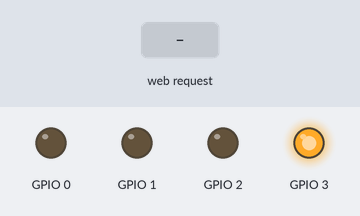
Recording of a sketch running on a simulated ESP8266 (NodeMCU). On the bench: output pins drawn as LEDs (lit = HIGH). Dashed ring = blinking. Inputs (shaded band) come from the test bench. WiFi joins after 1.5 s; servers stay silent unless stated.

Above: at 3.7 s.
3.8 s: HTTP request GET /Festival received
At 4.6 s:
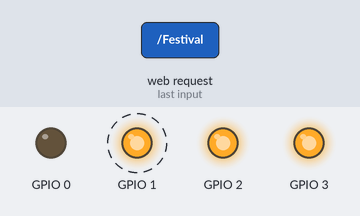
At 6.2 s:
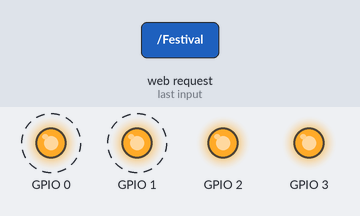
Timing chart, 0 to 12.8 s (numbered marks = the images above; inputs shaded):
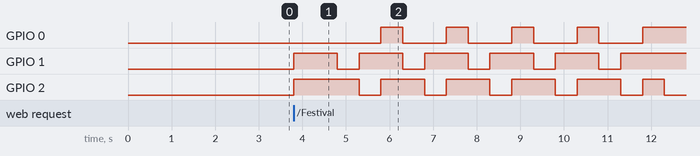

Measured:
- after the input at 3.8 s, GPIO 0: alternates HIGH for 0.50 s and LOW for 1.0 s, starting after 2.0 s; GPIO 1: alternates HIGH for 1.0 s and LOW for 0.50 s, starting at once; GPIO 2: goes HIGH 1.5 s, 4 × (LOW 0.50 s, HIGH 1.0 s), LOW 0.50 s, HIGH 0.50 s, then LOW, starting at once

The sketch:

FloodLightsControl.ino
```cpp
#include <ESP8266WiFi.h>
#include "Interactive2.h"
const char* ssid = "PRC4";
const char* pass = "ecom5333";
WiFiServer server(80);
WiFiClient client;

String header; // to store the HTTP request

String GPIO0State = "off";
String GPIO1State = "off";
String GPIO2State = "on";
String Festival = "off";
int i=0;
void setup()
{
  pinMode(3, OUTPUT);
  digitalWrite(3, LOW);

  pinMode(0, OUTPUT);
  pinMode(1, OUTPUT);
  pinMode(2, OUTPUT);

  digitalWrite(0, LOW);
  digitalWrite(1, LOW);
  digitalWrite(2, LOW);

  WiFi.mode(WIFI_STA);
  WiFi.begin(ssid,pass);
  WiFi.config(IPAddress(192,168,0,37),IPAddress(192,168,0,1),IPAddress(255,255,255,0));
  while (WiFi.status() != WL_CONNECTED) {delay(500);}

  server.begin();
  delay(1000);
  digitalWrite(3, HIGH);

}

void loop()
{
  client = server.available();              // Listen for incoming clients
  if (client) {                             // If a new client connects,
    String currentLine = "";                // make a String to hold incoming data from the client
    while (client.connected())              // loop while the client's connected
    {
      if (client.available()) {             // if there's bytes to read from the client,
        char c = client.read();             // read a byte, then
        header += c;
        if (c == '\n')                      // if the byte is a newline character
        {
          if (currentLine.length() == 0)    // if the current line is blank, that's the end of the client HTTP request
          {
            ProcessRequest();
            SendWebPage();
            break; // Break out of the while loop
          }
          else // if you got a newline, then clear currentLine
            currentLine = "";
        }
        else if (c != '\r')   // if you got anything else but a carriage return character,
          currentLine += c;      // add it to the end of the currentLine
      }
    }
    header = "";// Clear the header variable
    client.stop();// Close the connection
  }
}

void ProcessRequest()
{
 if (header.indexOf("GET /0/on") >= 0)
    {
      GPIO0State = "on";
      digitalWrite(0, HIGH);
    }
 else if (header.indexOf("GET /0/off") >= 0)
    {
      GPIO0State = "off";
      digitalWrite(0, LOW);
    }
 else if (header.indexOf("GET /1/on") >= 0)
    {
      GPIO1State = "on";
      digitalWrite(1,HIGH);
    }
 else if (header.indexOf("GET /1/off") >= 0)
    {
      GPIO1State = "off";
      digitalWrite(1, LOW);
    }
 else if (header.indexOf("GET /2/on") >= 0)
    {
      GPIO2State = "on";
      digitalWrite(2, LOW);
    }
 else if (header.indexOf("GET /2/off") >= 0)
    {
      GPIO2State = "off";
      digitalWrite(2, HIGH);
    }
 else if (header.indexOf("GET /Festival") >= 0)
    {
      Festival = "on";
      GPIO0State = "off";
      GPIO1State = "off";
      GPIO2State = "off";
      digitalWrite(0, LOW);
      digitalWrite(1, HIGH);
      digitalWrite(2, HIGH);
      delay(1000);
      LightsSeries();
      GPIO0State = "on";
      GPIO1State = "on";
      digitalWrite(1, HIGH);
      digitalWrite(2, LOW);
    }

 else if (header.indexOf("GET /Stop") >= 0)
    {
      Festival = "off";
      GPIO0State = "off";
      GPIO1State = "off";
      GPIO2State = "off";
      digitalWrite(0, LOW);
      digitalWrite(1, LOW);
      digitalWrite(2, HIGH);
    }
 }

void SendWebPage()
{
  if (GPIO0State == "off")
   TemplatePage.replace("0/off\"><button class=\"button button2\">OFF" , "0/on\"><button class=\"button\">ON");
  else
   TemplatePage.replace("0/on\"><button class=\"button\">ON" , "0/off\"><button class=\"button button2\">OFF");

  if (GPIO1State == "off")
    TemplatePage.replace("1/off\"><button class=\"button button2\">OFF" , "1/on\"><button class=\"button\">ON");
  else
    TemplatePage.replace("1/on\"><button class=\"button\">ON" , "1/off\"><button class=\"button button2\">OFF");

  if (GPIO2State == "off")
    TemplatePage.replace("2/off\"><button class=\"button button2\">OFF" , "2/on\"><button class=\"button\">ON");
  else
    TemplatePage.replace("2/on\"><button class=\"button\">ON" , "2/off\"><button class=\"button button2\">OFF");

  if (Festival == "off")
    TemplatePage.replace("Stop\"><button class=\"button button2\">Stop" , "Festival\"><button class=\"button\">Festival");
  else
    TemplatePage.replace("Festival\"><button class=\"button\">Festival" , "Stop\"><button class=\"button button2\">Stop");


  client.println(TemplatePage);
}
void LightsSeries()
{
for (int i=0;i<5;i++)
  {
      GPIO0State = "off";
      digitalWrite(0, LOW);
      GPIO1State = "on";
      digitalWrite(1, LOW);
      delay(500);
      GPIO1State = "off";
      digitalWrite(1, HIGH);
      GPIO2State = "off";
      digitalWrite(2, LOW);
      delay(500);
      GPIO2State = "on";
      digitalWrite(2, HIGH);
      GPIO0State = "on";
      digitalWrite(0, HIGH);
      delay(500);
  }
}
```

interactive2.h
```cpp
String TemplatePage = R"(
HTTP/1.1 200 OK
Content-type:text/html
Connection: close

<!DOCTYPE html>
<html>
    <title>Garden Floodlights</title>
	<head>
		<meta name="viewport" charset="utf-8" content="width=device-width, initial-scale=1">
		<link rel="icon" href="data:,">
		<style>
			html { font-family: Helvetica; display: inline-block; margin: 0px auto; text-align: center;}
			.button { background-color: #195B6A; border: none; color: white; padding: 16px 40px; text-decoration: none; font-size: 30px; margin: 2px; cursor: pointer;}
			.button2 {background-color: #77878A;}
			.pargraph{ color:green; font-size:40px;}
            .light{ color:green; font-size:20px;}
     .box{

      background:white;
      width:300px;
      border-radius:6px;
      margin: 0 auto 0 auto;
      padding:0px 0px 70px 0px;
      border: #2980b9 4px solid;}

  button {
     color: white;
     text-shadow: 1px 1px 2px black, 0 0 25px blue, 0 0 5px white;
    //box-shadow: 10px 10px 5px grey;
    border-radius: 55%;}

  .button:hover {background-color: #3e8e41}

    .button:active {
   background-color: #3e8e41;
   box-shadow: 10px 10px 5px grey;
   transform: translateY(4px);
    }

  h1{
    color: darkblue;
     text-shadow: 1px 1px 2px white, 0 0 25px blue, 0 0 5px white;
    }

		 </style>
	 </head>
<body>
<center>
    <div class="box">
		<h1>Floodlights Web Server</h1>
        <p class="pargraph">التحكم في إنارة الحديقة</p>
		    <p class="light"> Floodlight 1</p>
        <p><a href="/1/on"><button class="button">ON</button></a></p>
        <p class="light"> Floodlight 2</p>
        <p><a href="/2/on"><button class="button">ON</button></a></p>
        <p class="light"> Floodlight 3</p>
		    <p><a href="/0/on"><button class="button">ON</button></a></p>
		    <p class="light"> Click  Here! </p>
        <p><a href="/Festival"><button class="button">Festival</button></a></p>

</center>
</body></html>

)";
```
